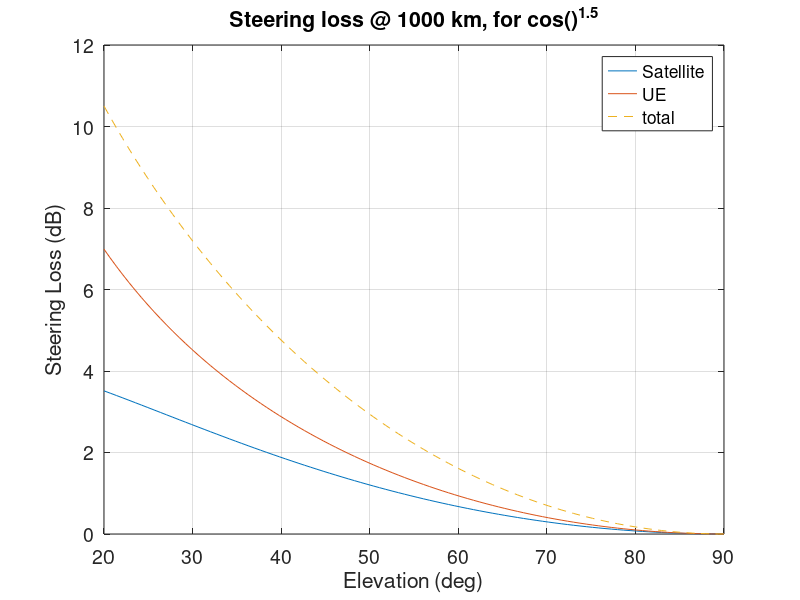

Reproduce this figure in MATLAB.
% PLOT_STEERING_LOSS  Plot phased-array steering loss versus elevation angle.
%   Sweeps user elevation and plots the cosine-taper scan loss (dB) of the
%   transmit phased array as the beam steers away from boresight.
Re = 6378.137e3;     
cos_exponent = 1.5;
el_vec = linspace(20,90,100);
orbit_height = [1000e3];

out_dir = fullfile(fileparts(fileparts(fileparts(mfilename('fullpath')))), 'plotting_scripts/figures', 'steering_loss');
if ~exist(out_dir, 'dir')
    mkdir(out_dir);
end

for i = 1:length(orbit_height)
    R_sat = Re + orbit_height(i);
    theta_rx = 90 - el_vec; 
    sin_theta_tx = (Re .* cosd(el_vec)) ./ R_sat;
    theta_tx = asind(sin_theta_tx); 
    
    
    loss_tx = -10 * log10(cosd(theta_tx).^cos_exponent);

    
    loss_rx = -10 * log10(cosd(theta_rx).^cos_exponent);


    f1 = figure('Color', 'w', 'Visible', 'off', 'Position', [100 100 500 400]);

    set(0, 'DefaultAxesFontSize', 14);
    plot(el_vec,loss_tx, "DisplayName", 'Satellite')
    hold on;
    grid on;
    plot(el_vec,loss_rx, "DisplayName", 'UE')
    plot(el_vec,loss_rx+loss_tx,"--", "DisplayName", 'total')
    legend('Location', 'northeast');
    xlabel("Elevation (deg)")
    ylabel("Steering Loss (dB)")
    title(sprintf("Steering loss @ %d km, for cos()^{1.5}",orbit_height(i)/1e3))

    out_file = fullfile(out_dir, sprintf('steering_loss_%dkm.png', round(orbit_height(i)/1e3)));
    exportgraphics(f1, out_file, 'Resolution', 300);
end
